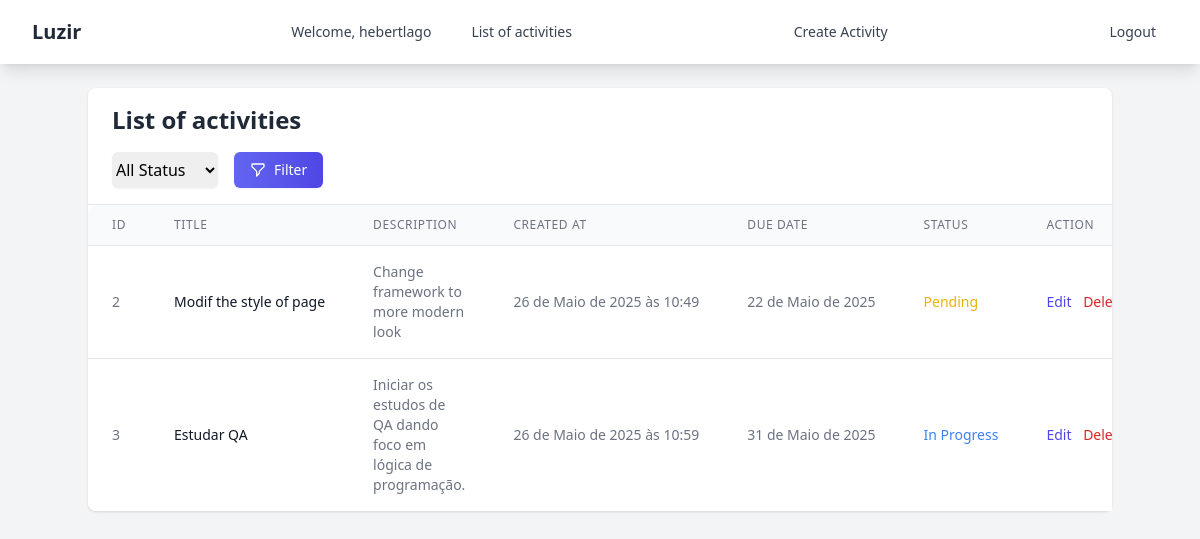
The app's page / (signed in), older data.
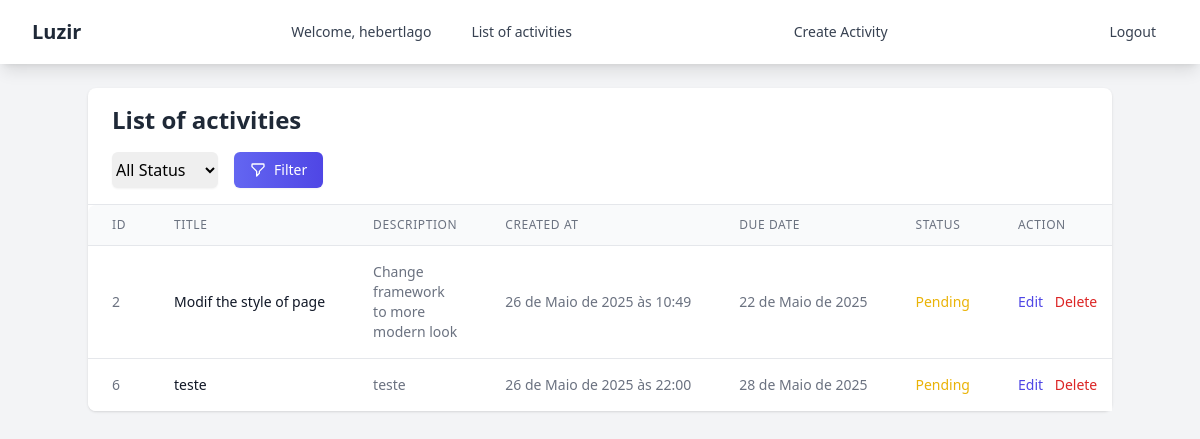
The same page, newer data.
### tasks/models.py (models this page shows, shortened)
class Task(models.Model):
    STATUS_CHOICES = [
        ('P', 'Pending'),
        ('A', 'In Progress'),
        ('C', 'Completed'),
    ]
    title = models.CharField(max_length=200)
    description = models.TextField()
    status = models.CharField(max_length=1, choices=STATUS_CHOICES, default='P')
    created_at = models.DateTimeField(auto_now_add=True)
    due_date = models.DateField()

### tasks/views.py (the view)
# urls.py: path('', TaskListView.as_view(), name='task_list'),
@method_decorator(login_required, name='dispatch')
class TaskListView(ListView):
    model = Task
    template_name = 'tasks/tasks_list.html'
    context_object_name = 'tasks'
    def get_queryset(self):
        queryset = super().get_queryset()
        status_filter = self.request.GET.get('status', '')
        if status_filter:
            queryset = queryset.filter(status=status_filter)
        return queryset

### tasks/templates/tasks/tasks_list.html (shortened to what the changed rows need)
{% extends "base.html" %}
{% block content %}
    <div class="bg-white shadow rounded-lg">
        <div class="px-4 sm:px-6 py-4 border-b border-gray-200">
            <h1 class="text-xl sm:text-2xl font-bold text-gray-800">List of activities</h1>
        </div>
        <div class="overflow-x-auto">
            <div class="inline-block min-w-full align-middle">
                <div class="overflow-hidden md:rounded-lg">
                    <table class="min-w-full divide-y divide-gray-200">
                        <thead class="bg-gray-50">
                            <tr>
                                <th scope="col" class="hidden sm:table-cell px-3 sm:px-6 py-3 text-left text-xs font-medium text-gray-500 uppercase tracking-wider">Id</th>
                                <th scope="col" class="px-3 sm:px-6 py-3 text-left text-xs font-medium text-gray-500 uppercase tracking-wider">Title</th>
                                <th scope="col" class="hidden md:table-cell px-3 sm:px-6 py-3 text-left text-xs font-medium text-gray-500 uppercase tracking-wider">Description</th>
                                <th scope="col" class="hidden lg:table-cell px-3 sm:px-6 py-3 text-left text-xs font-medium text-gray-500 uppercase tracking-wider">Created At</th>
                                <th scope="col" class="hidden lg:table-cell px-3 sm:px-6 py-3 text-left text-xs font-medium text-gray-500 uppercase tracking-wider">Due Date</th>
                                <th scope="col" class="px-3 sm:px-6 py-3 text-left text-xs font-medium text-gray-500 uppercase tracking-wider">Status</th>
                                <th scope="col" class="px-3 sm:px-6 py-3 text-left text-xs font-medium text-gray-500 uppercase tracking-wider">Action</th>
                            </tr>
                        </thead>
                        <tbody class="bg-white divide-y divide-gray-200">
                            {% for task in tasks %}
                                <tr>
                                    <td class="hidden sm:table-cell px-3 sm:px-6 py-4 whitespace-nowrap text-sm text-gray-500">{{task.pk}}</td>
                                    <td class="px-3 sm:px-6 py-4 whitespace-nowrap text-sm text-gray-900">{{task.title}}</td>
                                    <td class="hidden md:table-cell px-3 sm:px-6 py-4 whitespace-normal text-sm text-gray-500 break-words">{{task.description}}</td>
                                    <td class="hidden lg:table-cell px-3 sm:px-6 py-4 whitespace-nowrap text-sm text-gray-500">{{task.created_at}}</td>
                                    <td class="hidden lg:table-cell px-3 sm:px-6 py-4 whitespace-nowrap text-sm text-gray-500">{{task.due_date}}</td>
                                    <td class="px-3 sm:px-6 py-4 whitespace-nowrap text-sm {% if task.status == 'P' %}text-yellow-500{% elif task.status == 'A' %}text-blue-500{% else %}text-green-500{% endif %}">{{task.get_status_display}}</td>
                                    <td class="px-3 sm:px-6 py-4 whitespace-nowrap text-sm font-medium">
                                        <a href="{% url 'task_edit' pk=task.pk %}" class="text-indigo-600 hover:text-indigo-900 mr-2">Edit</a>
                                        <a href="{% url 'task_delete' pk=task.pk %}" class="text-red-600 hover:text-red-900">Delete</a>
                                    </td>
                                </tr>
                            {% endfor %}
                        </tbody>
                    </table>
                </div>
            </div>
        </div>
    </div>
{% endblock content %}

Row changes from the older to the newer data that the page shows:
removed Task: pk "3", title "Estudar QA", description "Iniciar os estudos de QA dando foco em lógica de programação.", created_at "26 de Maio de 2025 às 10:59", due_date "31 de Maio de 2025", status "In Progress"
added Task: pk "6", title "teste", description "teste", created_at "26 de Maio de 2025 às 22:00", due_date "28 de Maio de 2025", status "Pending"
